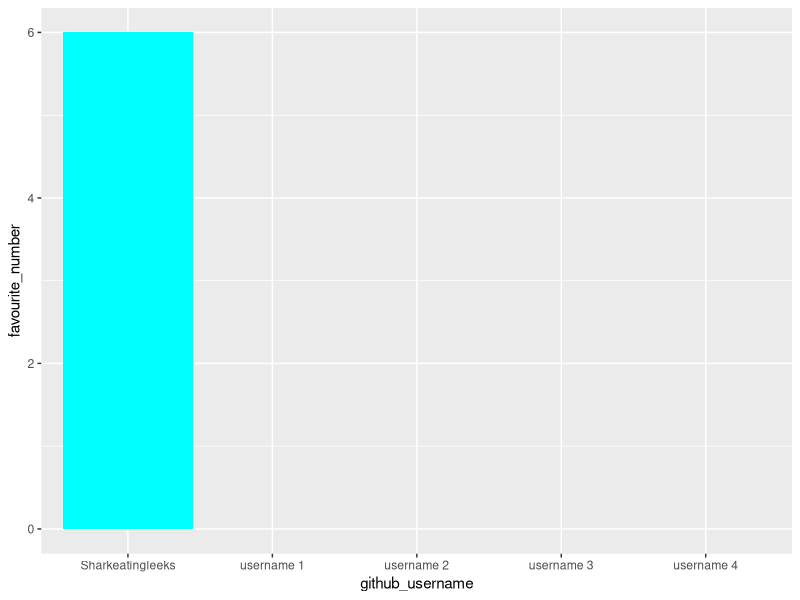

The R script that drew this image:
## ---- chunk 1
library(tidyverse) 
## ---- chunk 2
team_data <- tibble(
  name = c("Mark Lee", "member 1", "member 2", 
           "member 3", "member 4"),
  github_username = c("Sharkeatingleeks", "username 1", "username 2", 
                      "username 3", "username 4"), 
  colour = c("cyan", "colour 1", "colour 2", 
             "colour 3", "colour 4"),
  hobby = c("Video Games", "hobby 1", "hobby 2", 
            "hobby 3", "hobby 4"),
  favourite_number = c(6, NA, NA, NA, NA)
  )

team_data
## ---- chunk 3
p1 <- ggplot(data = team_data, 
             mapping = aes(x = github_username, 
                           y = favourite_number,
                           fill = colour), 
             ) +
   geom_col() +
   scale_fill_identity()
p1
